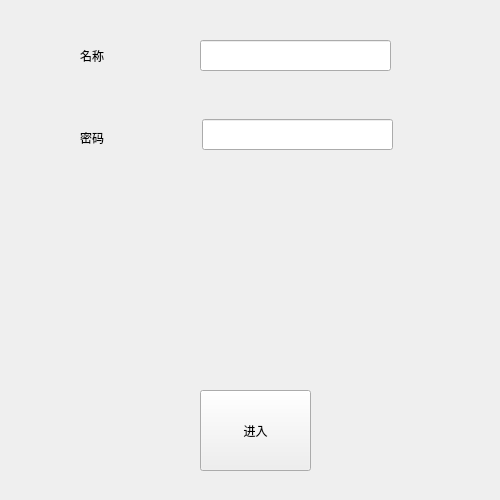
<?xml version="1.0" encoding="UTF-8"?>
<ui version="4.0">
 <class>Verify_Widget</class>
 <widget class="QWidget" name="Verify_Widget">
  <property name="geometry">
   <rect>
    <x>0</x>
    <y>0</y>
    <width>500</width>
    <height>500</height>
   </rect>
  </property>
  <property name="windowTitle">
   <string>Form</string>
  </property>
  <widget class="QLabel" name="label">
   <property name="geometry">
    <rect>
     <x>10</x>
     <y>470</y>
     <width>45</width>
     <height>30</height>
    </rect>
   </property>
   <property name="styleSheet">
    <string notr="true">border-image: url(:/backcaption.png);</string>
   </property>
   <property name="text">
    <string/>
   </property>
  </widget>
  <widget class="QToolButton" name="enter">
   <property name="geometry">
    <rect>
     <x>200</x>
     <y>390</y>
     <width>111</width>
     <height>81</height>
    </rect>
   </property>
   <property name="styleSheet">
    <string notr="true">border-image: url(:/key.png);
font: 24pt &quot;华文琥珀&quot;;</string>
   </property>
   <property name="text">
    <string>进入</string>
   </property>
  </widget>
  <widget class="QLineEdit" name="code_input">
   <property name="geometry">
    <rect>
     <x>202</x>
     <y>119</y>
     <width>191</width>
     <height>31</height>
    </rect>
   </property>
  </widget>
  <widget class="QLineEdit" name="name_input">
   <property name="geometry">
    <rect>
     <x>200</x>
     <y>40</y>
     <width>191</width>
     <height>31</height>
    </rect>
   </property>
  </widget>
  <widget class="QLabel" name="code">
   <property name="geometry">
    <rect>
     <x>80</x>
     <y>122</y>
     <width>54</width>
     <height>31</height>
    </rect>
   </property>
   <property name="styleSheet">
    <string notr="true">font: 16pt &quot;黑体&quot;;</string>
   </property>
   <property name="text">
    <string>密码</string>
   </property>
  </widget>
  <widget class="QLabel" name="name">
   <property name="geometry">
    <rect>
     <x>80</x>
     <y>40</y>
     <width>54</width>
     <height>31</height>
    </rect>
   </property>
   <property name="styleSheet">
    <string notr="true">font: 16pt &quot;黑体&quot;;</string>
   </property>
   <property name="text">
    <string>名称</string>
   </property>
  </widget>
  <widget class="QLabel" name="info">
   <property name="geometry">
    <rect>
     <x>150</x>
     <y>210</y>
     <width>311</width>
     <height>60</height>
    </rect>
   </property>
   <property name="styleSheet">
    <string notr="true"/>
   </property>
   <property name="text">
    <string/>
   </property>
  </widget>
  <widget class="QLabel" name="picture">
   <property name="geometry">
    <rect>
     <x>40</x>
     <y>180</y>
     <width>105</width>
     <height>105</height>
    </rect>
   </property>
   <property name="styleSheet">
    <string notr="true"/>
   </property>
   <property name="text">
    <string/>
   </property>
  </widget>
 </widget>
 <resources/>
 <connections/>
</ui>
